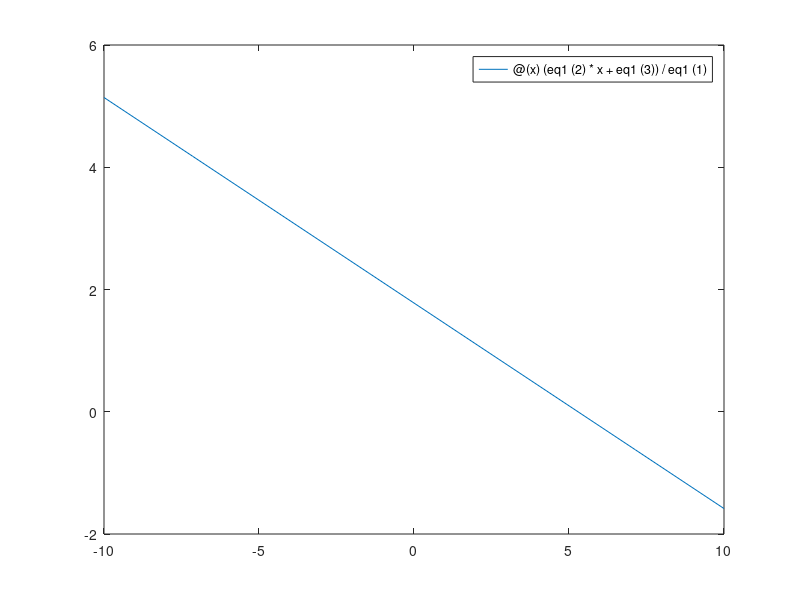

This chart was generated by the following MATLAB code: (Note: this script raises an error after producing the figure.)
%% Systems of equations

% These are coefficients of equation ay = bx +c
eq1o = [1 2 1]; % [a b c]
eq2o = [2 1 3];

figure(1), clf
plotlim = [-10 10];

for i = 1:10

    % randomly update the equations
    eq1 = eq1o + randn*eq2o;
    eq2 = eq2o + randn*eq1o;

    % plot new lines (solutions)
    % cla
    h(1) = fplot(@(x) (eq1(2)*x + eq1(3))/eq1(1), plotlim);
    hold on
    h(2) = fplot(@(x) (eq2(2)*x + eq2(3))/eq2(1), plotlim);
    set(h, "linew", 3)

    % make the plot look nicer
    axis([plotlim plotlim])
    plot(get(gca, "xlim"), [0 0], "k--")
    plot([0 0], get(gca, "xlim"), "k--")
    axis square
    grid on

    % wait to allow visual inspection
    pause(1)
end

% these are the coefficients of the equation:
% az = bx + cy + d;
eq1o = [1 2 3 -1]; % [a b c d]
eq2o = [2 1 3 3];


figure(2), clf

for i=1:10
    
    % randomly update equations
    eq1 = eq1o + randn*eq2o;
    eq2 = eq2o + randn*eq1o;
    
    X = [eq1(1:3);eq2(1:3)];
    b = [eq1(4);eq2(4)];

    % plot new lines (solutions)     
    cla
    h(1) = fplot3(@(x)x, @(x) (x*eq1(2)+eq1(4))/eq1(1), @(x) (x*eq1(3)+eq1(4))/eq1(1), plotlim);
    hold on
    h(2) = fplot3(@(x)x, @(x) (x*eq2(2)+eq2(4))/eq2(1), @(x) (x*eq2(3)+eq2(4))/eq2(1), plotlim);
    set(h,'linew',3)
    axis(repmat(plotlim,1,3))
    
    % wait to allow visual inspection
%     pause(1)
end

% make plot look nicer
axis square, grid on, rotate3d on
plot(get(gca,'xlim'),[0 0],'k--')
plot([0 0],get(gca,'xlim'),'k--')

%% Reduced Row Echelon Form

A = randn(4,4);
B = randn(4,4);

% print out the matrix and its RREF
[A rref(A)]
[B rref(B)]

% Matrix used in lecture
M = [1 2 4 5;
     2 4 5 4;
     4 5 4 2];
[M rref(M)]

%% RREF Challenge

% Compute the RREF of different matrices
% -square matrix
% -rectangular (tall and wide)
% -linear dependencies in columns and rows

m = 5;
n = 5;

A = randn(m,n);
% since its random, its gotta be full-rank
rref(A)

m = 8;
n = 3;
B = randn(m,n);
rank(B)
rref(B)

C = randn(n,m);
rank(C)
rref(C)

% linear dependencies
m = 5;
n = 5;
A = randn(m,n);
rref(A)

A(:,1) = A(:,2)
rref(A)

A = randn(m,n);
rref(A)
A(1,:) = rand*A(2, :) + rand*A(4,:)
rank(A)
rref(A)

%% Changes of RREF
% create matrix
M = [ 1 2;
      3 7;
      9 1 ];

% obtain RREF
Mr = rref(M);


% draw the planes spanned by M and Mr
figure(3), clf, hold on
h1 = ezmesh(@(s,t)M(1,1)*s+M(1,2)*t,@(s,t)M(2,1)*s+M(2,2)*t,@(s,t)M(3,1)*s+M(3,2)*t,[-1 1 -1 1 -1 1]/4);
h2 = ezmesh(@(s,t)Mr(1,1)*s+Mr(1,2)*t,@(s,t)Mr(2,1)*s+Mr(2,2)*t,@(s,t)Mr(3,1)*s+Mr(3,2)*t,[-1 1 -1 1 -1 1]);

% adjust colors for visibility
set(h1,'facecolor','g','cdata',ones(50),'LineStyle','none')
set(h2,'facecolor','m','cdata',zeros(50),'LineStyle','none')

% draw basis vectors (normalized)
M  = M/norm(M);
plot3([0 M(1,1)],[0 M(2,1)],[0 M(3,1)],'k','linew',2)
plot3([0 M(1,2)],[0 M(2,2)],[0 M(3,2)],'k','linew',2)

plot3([0 Mr(1,1)],[0 Mr(2,1)],[0 Mr(3,1)],'y','linew',2)
plot3([0 Mr(1,2)],[0 Mr(2,2)],[0 Mr(3,2)],'y','linew',2)

% make plot a bit nicer
xlabel('M_1'), ylabel('M_2'), zlabel('M_3')
axis square
grid on, rotate3d on
title('')
legend({'C(M)';'C(rref(M))'})